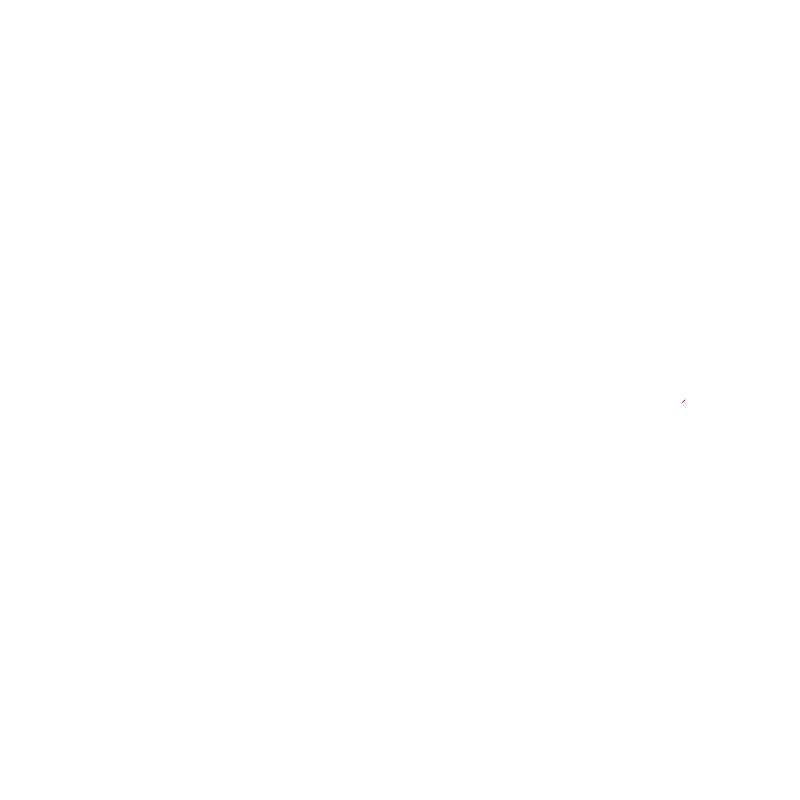
Frame 1 (no input)
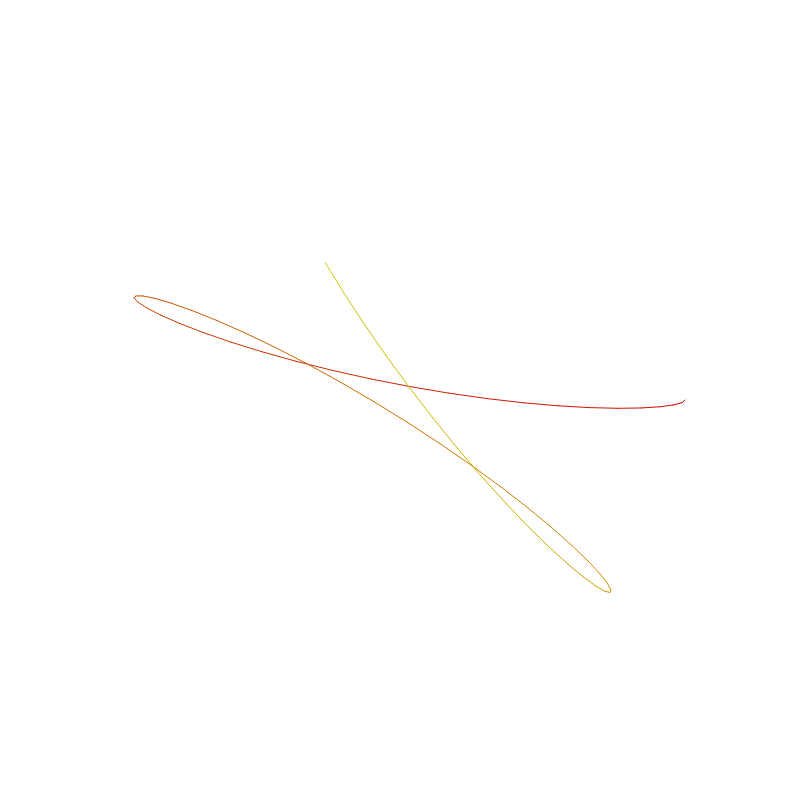
Frame 60 (no input)
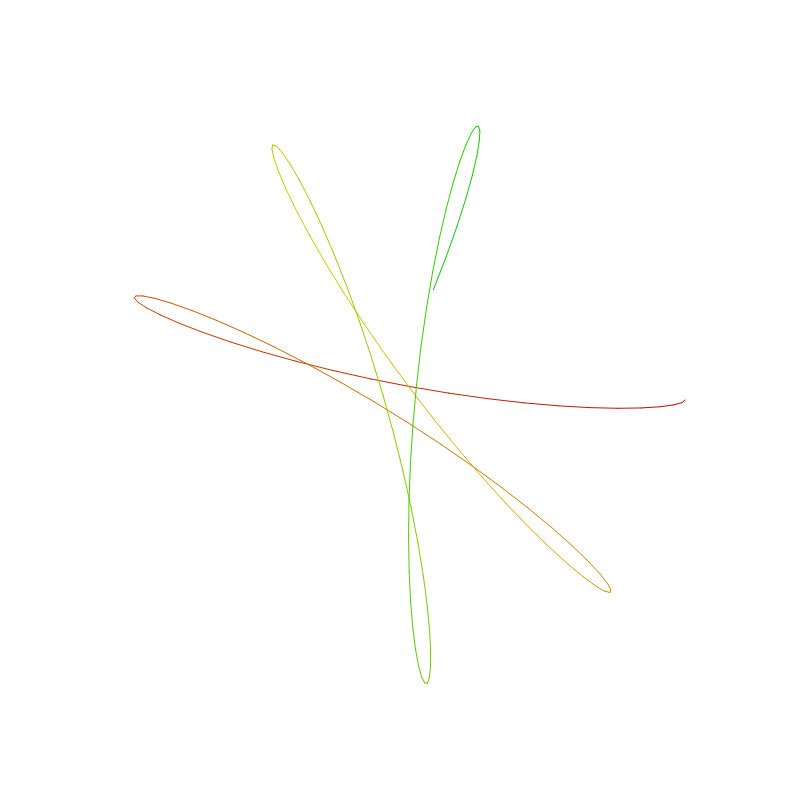
Frame 120 (the mouse pressed at the canvas centre since frame 60)

The p5.js sketch that drew these frames (run headless with seeded random() and noise() and a simulated clock; from frame 60 on, the mouse is pressed at the canvas centre):

// p5.js sketch
// ── sketch.js
let R, r, rr, currentPoint; // point positions
let hue;
let center = 400;

function setup() {
    createCanvas(800, 800);
    background(255);
    colorMode(HSB);
    R = int(random(100, 200));
    r = int(random(20, 100));
    rr = int(random(2, 200));
    hue = 0;
    i = 0;

    currentPoint = [
        center + (R - r) * cos(i) + rr * cos(i * (1 - r / R)),
        center + (R - r) * sin(i) - rr * sin(i * (1 - r / R))
    ];
}

function draw() {
    i += PI / 20;
    nextPoint = [
        center + (R - r) * cos(i) + rr * cos(i * (1 - r / R)),
        center + (R - r) * sin(i) - rr * sin(i * (1 - r / R))
    ];
    stroke(hue, 255, 80);
    hue += 1;
    if (hue > 360) hue = 0;
    line(currentPoint[0], currentPoint[1], nextPoint[0], nextPoint[1]);
    currentPoint = nextPoint;
}

function mouseClicked() {
    setup();
}
